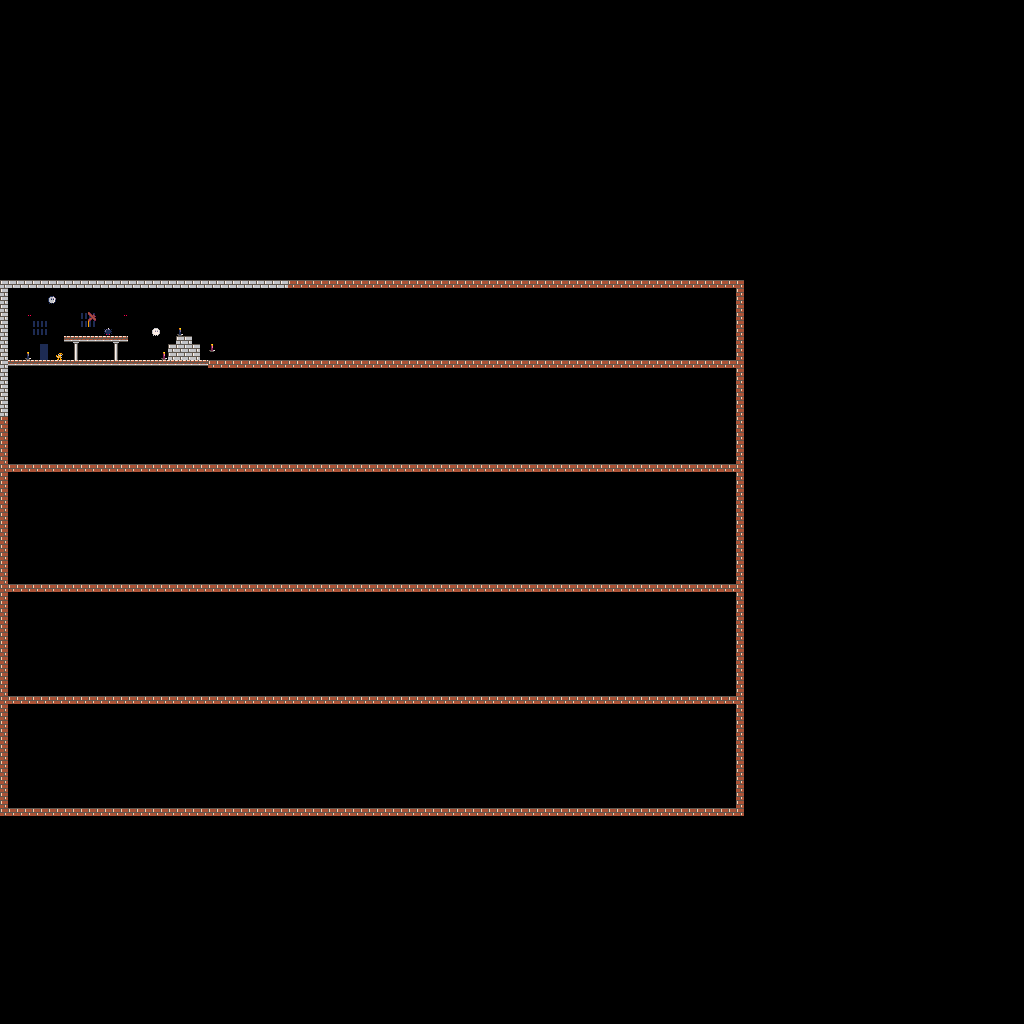

The image is a tile-based game level rendered from a .tmx file. Its description and source (layers, tilesets, objects; grid data summarised) follow:
An orthogonal 128x128 tile map with 8x8 px tiles, 6 tile layers (Walls, Background, Tiles, Water, ...) and 1 object (Entrance).

<map version="1.10" tiledversion="1.11.0" orientation="orthogonal" renderorder="right-down" width="128" height="128" tilewidth="8" tileheight="8" infinite="0" nextlayerid="9" nextobjectid="15">
 <properties>
  <property name="Description" value="The Haunting" />
  <property name="LevelNumber" value="3" />
 </properties>
 <tileset firstgid="1" source="Textures.tsx" />
 <layer id="2" name="Walls" width="128" height="128">
  <data>[16384 cells, 16384 non-empty, 4 distinct tile ids]</data>
 </layer>
 <layer id="6" name="Background" width="128" height="128">
  <data>[16384 cells, 0 non-empty, 0 distinct tile ids]</data>
 </layer>
 <layer id="1" name="Tiles" width="128" height="128">
  <data>[16384 cells, 716 non-empty, 12 distinct tile ids]</data>
 </layer>
 <layer id="5" name="Water" width="128" height="128">
  <data>[16384 cells, 0 non-empty, 0 distinct tile ids]</data>
 </layer>
 <layer id="3" name="GameObjects" width="128" height="128">
  <data>[16384 cells, 6 non-empty, 5 distinct tile ids]</data>
 </layer>
 <layer id="7" name="Foreground" width="128" height="128">
  <data>[16384 cells, 0 non-empty, 0 distinct tile ids]</data>
 </layer>
 <objectgroup id="4" name="Object Layer 1">
  <object id="13" name="Entrance" x="34.5" y="338" width="18.75" height="25.75">
   <properties>
    <property name="GoToDoor" value="GhostHouse" />
    <property name="GoToMap" value="TestWorld3" />
   </properties>
  </object>
 </objectgroup>
</map>
